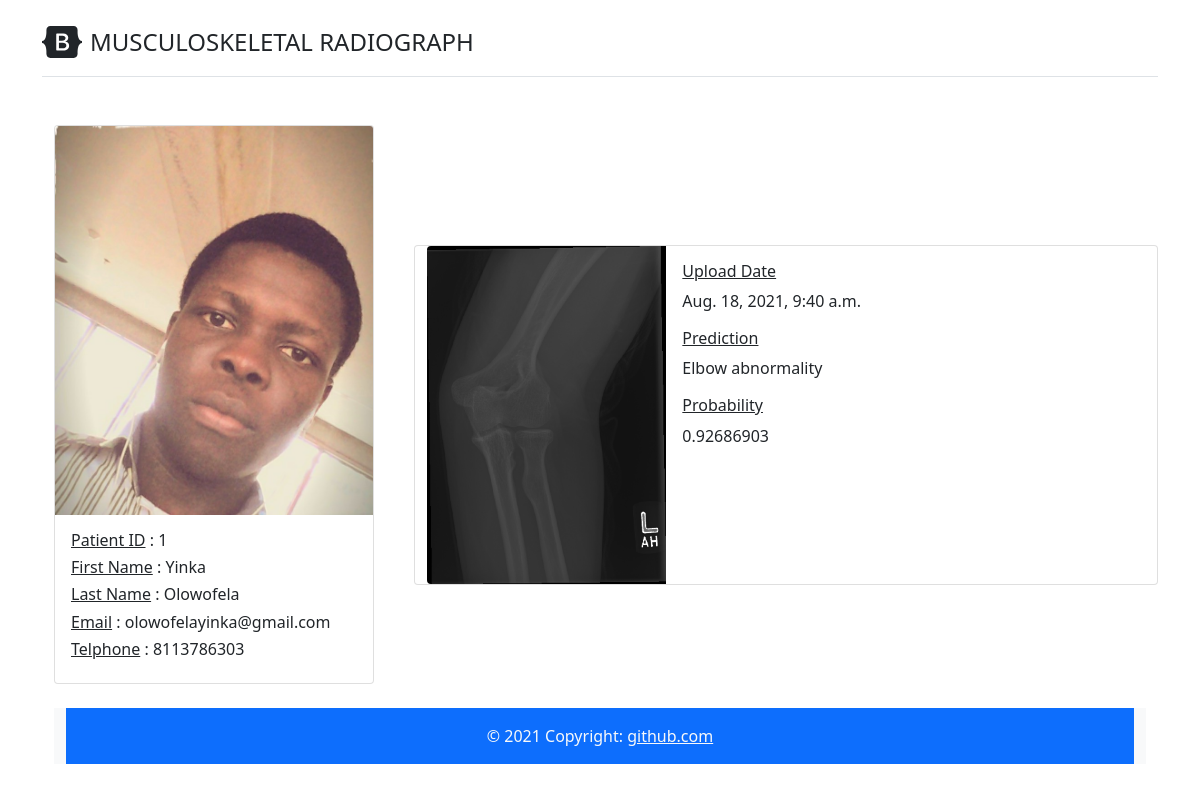
The page /patient/1/radiograph/2 on the database its author committed.
### musculoskeletal_radiograph_app/models.py (models this page shows)
class Patient(models.Model):
    id = models.AutoField(primary_key=True)
    first_name = models.CharField(max_length=255)
    sur_name = models.CharField(max_length=255)
    phone_number = models.CharField(max_length=255)
    email_address = models.CharField(max_length=255)
    image_url = models.ImageField(upload_to=filepath_patient,null=True,blank=True)
    created_date = models.DateTimeField(auto_now_add=True)
    objects = models.Manager()

class Radiograph(models.Model):
    id = models.AutoField(primary_key=True)
    created_date = models.DateTimeField(auto_now_add=True)
    image_url = models.ImageField(upload_to=filepath_radiograph,null=False,blank=False)
    prediction = models.CharField(max_length=255)
    accuracy = models.CharField(max_length=255)
    patient_id = models.ForeignKey(Patient, on_delete=models.CASCADE)
    objects = models.Manager()

### musculoskeletal_radiograph_app/views.py (the view)
# urls.py: path('patient/<str:patient_id>/radiograph/<str:radiograph_id>', views.GetRadiograph, name="get_radiograph"),
def GetRadiograph(request, patient_id, radiograph_id):
    if request.method != "POST":
        patient_obj = Patient.objects.get(id = patient_id)
        radiograph = Radiograph.objects.get(patient_id = patient_obj, id = radiograph_id)
        return render(request, "home/get_radiograph.html", { "patient" : patient_obj, "radiograph" : radiograph } )

### musculoskeletal_radiograph_app/templates/Home/get_radiograph.html (shortened to what this page needs)
{% extends 'Home/layout.html' %}
{% block main_content %}
<main>
    <div class="container py-4">
      <div class="row">
        <div class="col-4 col-sm-4">
            <div class="card" style="width: 20rem;">
                <img src="../../../media/{{ patient.image_url }}" class="card-img-top" alt="...">
                <div class="card-body">
                  <h6 class="card-title"><u>Patient ID</u> : {{ patient.id }} </h6>
                  <h6 class="card-title"><u>First Name</u> : {{ patient.first_name }} </h6>
                  <h6 class="card-title"><u>Last Name</u> : {{ patient.sur_name }} </h6>
                  <h6 class="card-title"><u>Email</u> : {{ patient.email_address }}</h6>
                  <h6 class="card-title"><u>Telphone</u> : {{ patient.phone_number }}  </h6>
                </div>
              </div>
        </div>
        <div class="col-8 col-sm-8">
          <br />
          <br />
          <br />
          <div class="row mt-5">
            <div class="card mb-3" style="max-width: 1080px; max-height: 1080px;">
              <div class="row g-0">
                <div class="col-md-4">
                  <img src="../../../media/{{ radiograph.image_url }}" class="img-fluid rounded-start text-center" alt="...">
                </div>
                <div class="col-md-8">
                  <div class="card-body">
                    <h6 class="card-title"><u>Upload Date</u></h6>
                    <p class="card-text">{{ radiograph.created_date }}</p>
                    <h6 class="card-title"><u>Prediction</u></h6>
                    <p class="card-text">{{ radiograph.prediction }}</p>
                    <h6 class="card-title"><u>Probability</u></h6>
                    <p class="card-text">{{ radiograph.accuracy }}</p>
                  </div>
                </div>
              </div>
            </div>
          </div>
        </div>
      </div>
      <br />
      <footer class="bg-light text-center text-lg-start bottom container">
        <div class="text-center p-3 text-light" style="background-color: #0d6efd;">
          © 2021 Copyright:
          <a class="text-light" href="https://github.com/olowoyinka/">github.com</a>
        </div>
      </footer>
    </div>
</main>
{% endblock main_content %}

### rows shown on the page
Patient: image_url (picture), id "1", first_name "Yinka", sur_name "Olowofela", email_address "olowofelayinka@gmail.com", phone_number "8113786303"
Radiograph: image_url (picture), created_date "Aug. 18, 2021, 9:40 a.m.", prediction "Elbow abnormality", accuracy "0.92686903"
